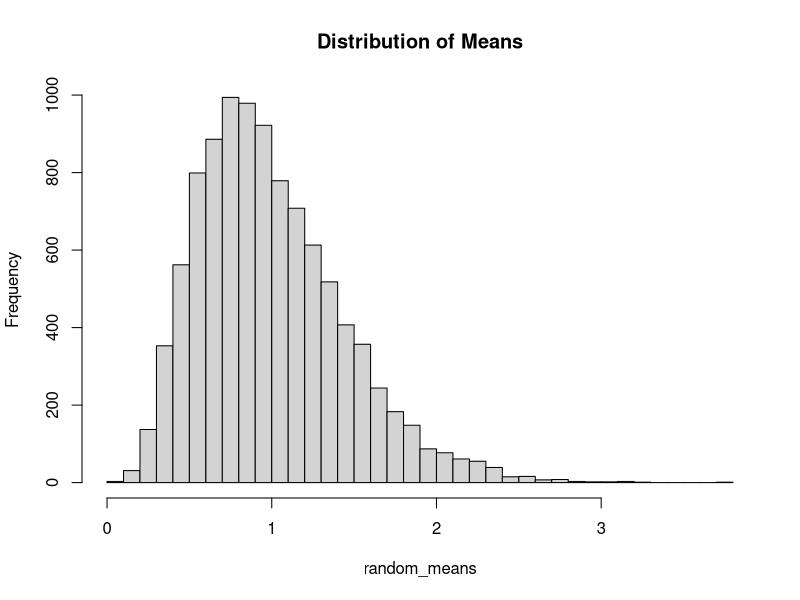
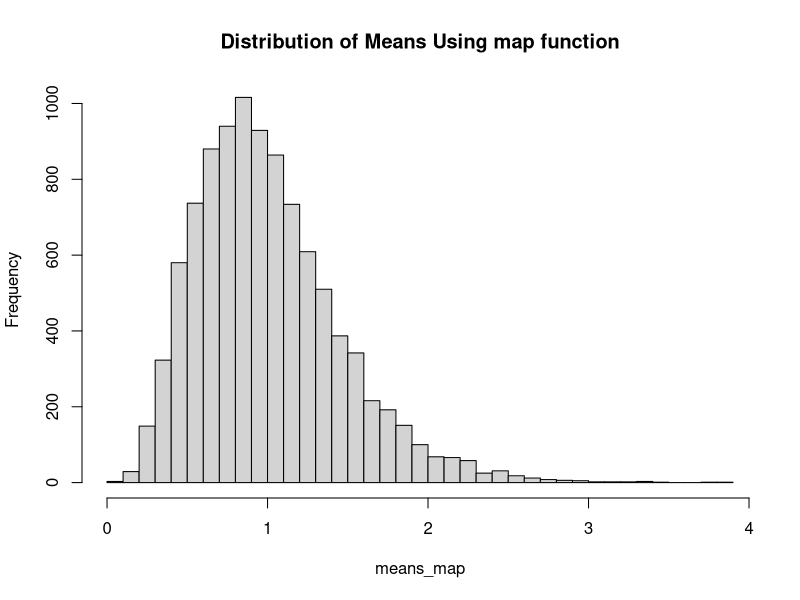
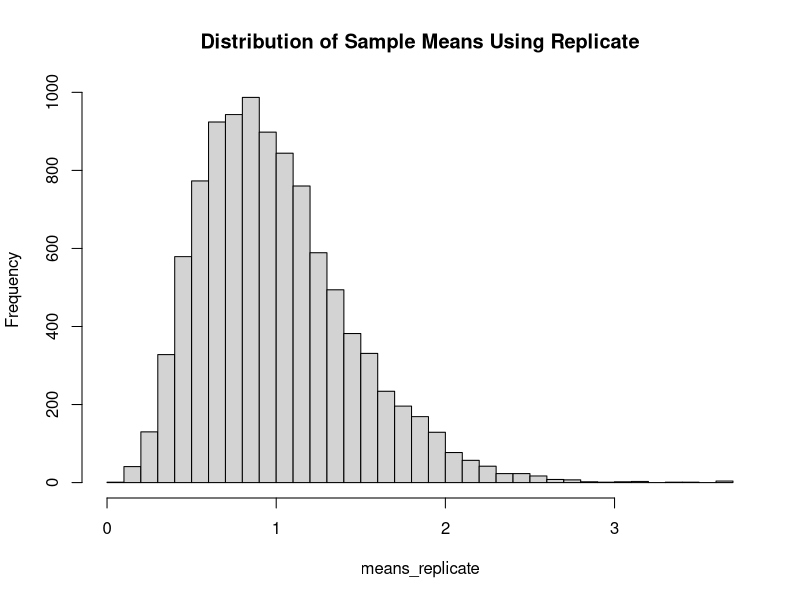
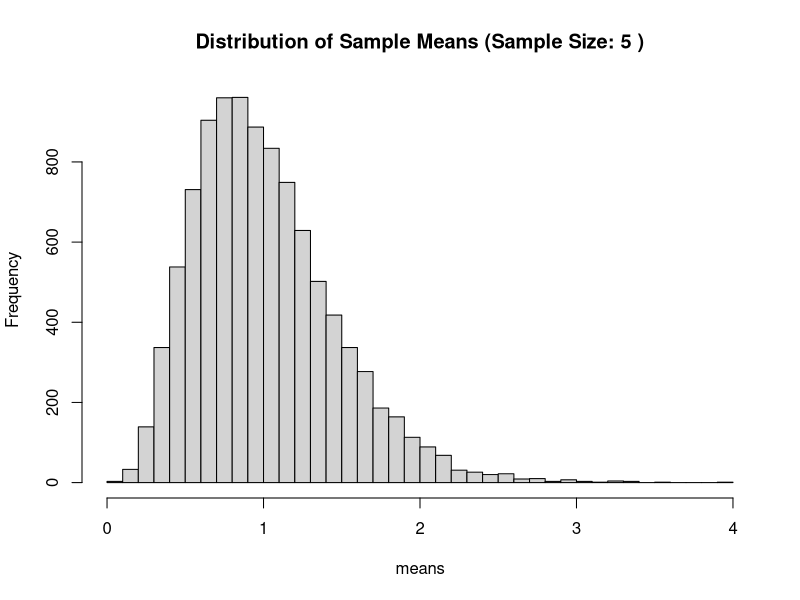
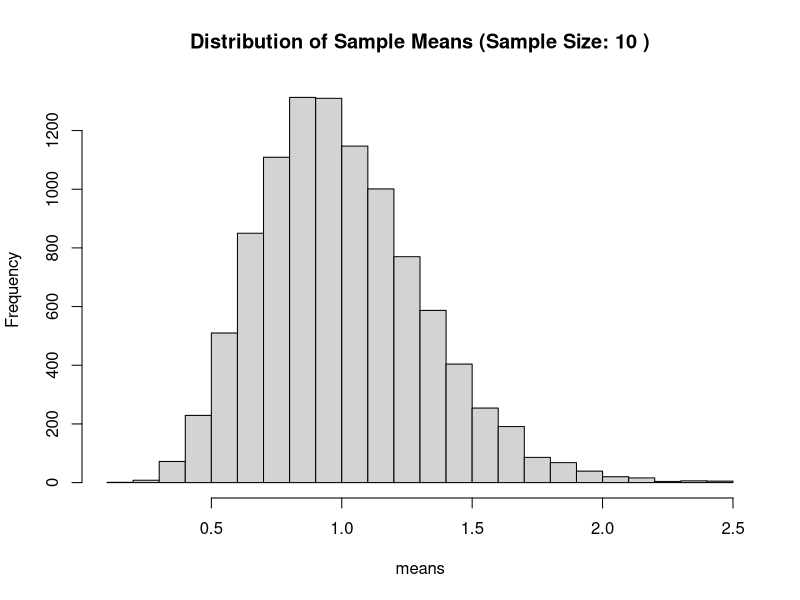
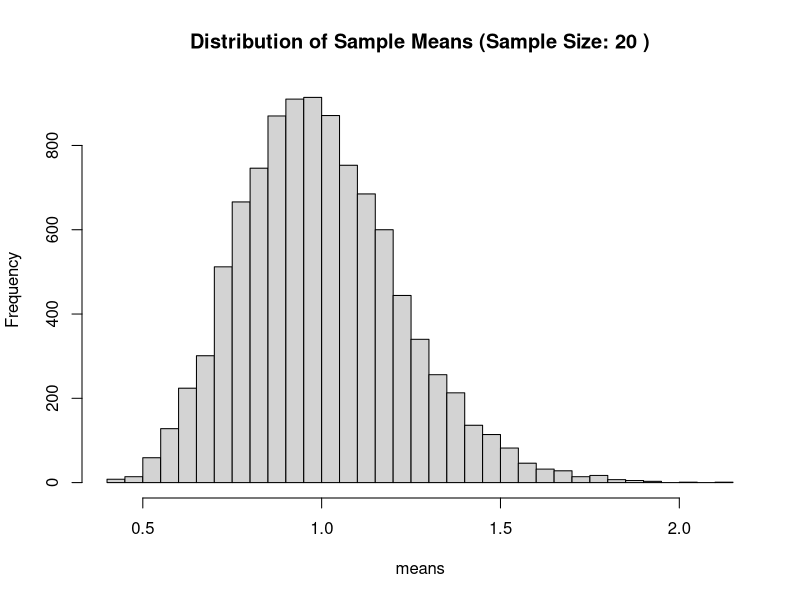

These figures' R source, in order:
## ---- chunk 1
library(tidyverse)
dt <- tribble(~x, ~y, ~w, ~z,
              210, 300, 220, 180,
              102, 100, 119, 187,
              176, 175, 188, 173,
              87, 95, 91, 94, 
              202, 210, 234, 218,
              110, 122, 131, 128
)
dt


#PROBLEM 1:
#1_a
means <- map_dbl(dt, mean)
means

#1_b
std_dev <- map_dbl(dt, sd)
std_dev

#1_c
sq_root <- map(dt, sqrt)
sq_root

#1_d
result_table <- data.frame(
  mean = colMeans(dt),
  max = apply(dt, 2, max),
  q1 = apply(dt, 2, quantile, probs = 0.25),
  median = apply(dt, 2, median),
  q3 = apply(dt, 2, quantile, probs = 0.75),
  min = apply(dt, 2, min)
)
result_table


#PROBLEM 2
calculate_means <- function() {
  means <- numeric(10000)
  
  for (i in 1:10000) {
    random_observations <- rexp(5, rate=1)
    sample_mean <- mean(random_observations)
    means[i] <- sample_mean
  }
  
  return(means)
}
calculate_means()

#random_means variable created to plot the distribution of means
random_means <- calculate_means()

hist(random_means, breaks=30, main="Distribution of Means")

#2_a
calculate_means_map <- function() {
  
  random_observations <- rexp(5, rate=1)
  return(mean(random_observations))
}
means_map <- map_dbl(1:10000, ~calculate_means_map())
means_map

hist(means_map, breaks=30, main="Distribution of Means Using map function")

#2_b
calculate_means_replicate <- function() {
  means_replicate <- replicate(10000, {
    sample <- rexp(5, rate = 1)
    sample_mean <- mean(sample)
    sample_mean
  })
  
  return(means_replicate)
}

means_replicate <- calculate_means_replicate()
hist(means_replicate, breaks=30, main = "Distribution of Sample Means Using Replicate")

#2_c
calculate_means_plot <- function(iterations = 10000, sample_sizes = c(5, 10, 20)) {
  for (size in sample_sizes) {
    means <- replicate(iterations, {
      sample <- rexp(size, rate = 1)
      sample_mean <- mean(sample)
      sample_mean
    })
main = paste("Distribution of Sample Means (Sample Size:", size, ")")
    hist(means, breaks = 30, main = paste("Distribution of Sample Means (Sample Size:", size, ")"))
  }
}

calculate_means_plot()


#PROBLEM 3
output <- vector("double", ncol(mtcars))
for (i in seq_along(mtcars)) {
  output[[i]] <- sd(mtcars[[i]])
}
output

